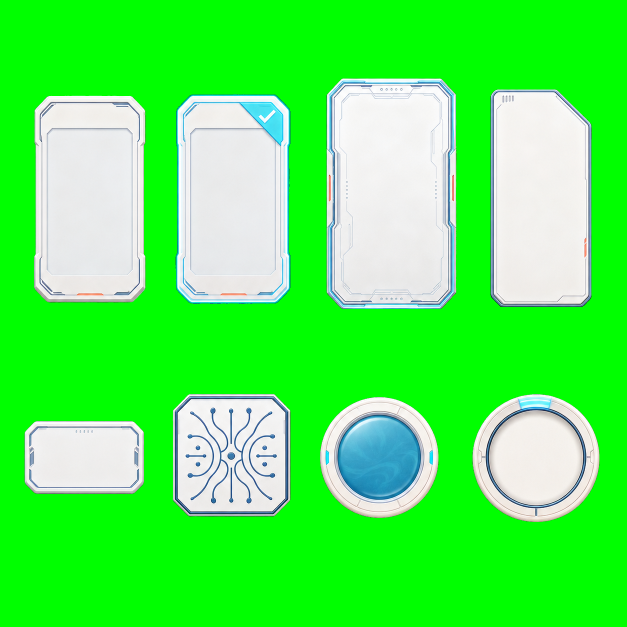
#> input picture artifacts/美术资源需求/UI/UI-005_熟练度与构筑档案/已确认方案/构筑快照/绿幕源.png, 1254 x 1254 px (shown at 1/2 size)
$ python '生成纯几何组件.py'
#> lines starting #> are read from the running program, lines starting #| are printed output that depends on the picture
from pathlib import Path
from PIL import Image, ImageDraw
import math

OUTPUT = Path(__file__).parent
SCALE = 3


def canvas(width, height):
    return Image.new("RGBA", (width * SCALE, height * SCALE), (0, 0, 0, 0))


def save(image, filename):
    image.resize(
        (image.width // SCALE, image.height // SCALE), Image.Resampling.LANCZOS
    ).save(OUTPUT / filename, optimize=False)


def draw_connector():
    image = canvas(512, 256)
#> image: PIL image 1536x768 RGBA; every value is 0
    draw = ImageDraw.Draw(image)
    points = [(256, 210), (110, 60), (220, 48), (350, 50), (425, 92)]
    points = [(x * SCALE, y * SCALE) for x, y in points]
    line = (60, 112, 148, 235)
    glow = (30, 190, 215, 90)
    for point in points[1:]:
        draw.line((points[0], point), fill=glow, width=7 * SCALE)
        draw.line((points[0], point), fill=line, width=2 * SCALE)
    for x, y in points:
        draw.ellipse(
            (x - 7 * SCALE, y - 7 * SCALE, x + 7 * SCALE, y + 7 * SCALE),
            fill=(245, 249, 248, 255),
            outline=line,
            width=2 * SCALE,
        )
    save(image, "构筑快照_构筑连接线.png")
#> in save, `image.resize( (image.width // SCALE, image.height // SCALE), Image.Res..`:
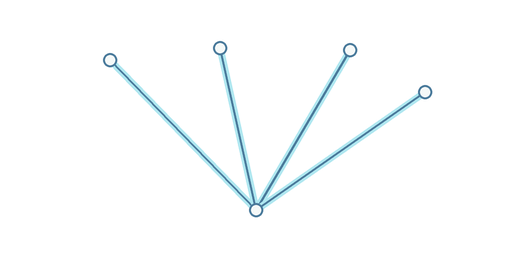
#> saved as 构筑快照_构筑连接线.png: PIL image 512x256 RGBA; mean R, G, B, A 2.8, 10.5, 12.1, 6.5; transparent parts drawn white


def draw_success_marker():
    image = canvas(256, 256)
#> image: PIL image 768x768 RGBA; every value is 0
    draw = ImageDraw.Draw(image)
    draw.ellipse(
        (37 * SCALE, 37 * SCALE, 219 * SCALE, 219 * SCALE),
        fill=(248, 252, 251, 235),
        outline=(44, 163, 182, 255),
        width=8 * SCALE,
    )
    draw.line(
        [(76 * SCALE, 131 * SCALE), (112 * SCALE, 167 * SCALE), (182 * SCALE, 88 * SCALE)],
        fill=(38, 153, 172, 255),
        width=10 * SCALE,
        joint="curve",
    )
    save(image, "构筑快照_时间线成功标记.png")
#> call 2 of save, with filename = '构筑快照_时间线成功标记.png'
#> in save (call 2), `image.resize( (image.width // SCALE, image.height // SCALE), Image.Res..`:
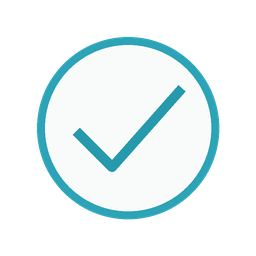
#> saved as 构筑快照_时间线成功标记.png: PIL image 256x256 RGBA; mean R, G, B, A 80.8, 94.2, 96.1, 95.4; transparent parts drawn white


def draw_favorite_star():
    image = canvas(256, 256)
    draw = ImageDraw.Draw(image)
    center_x = center_y = 128 * SCALE
    outer_radius = 88 * SCALE
    inner_radius = 37 * SCALE
    points = []
    for index in range(10):
        radius = outer_radius if index % 2 == 0 else inner_radius
        angle = -math.pi / 2 + index * math.pi / 5
        points.append(
            (
                center_x + int(radius * math.cos(angle)),
                center_y + int(radius * math.sin(angle)),
            )
        )
    draw.polygon(
        points,
        fill=(250, 252, 250, 235),
        outline=(33, 72, 107, 255),
        width=7 * SCALE,
    )
    save(image, "构筑快照_收藏星标.png")
#> call 3 of save, with filename = '构筑快照_收藏星标.png'
#> in save (call 3), `image.resize( (image.width // SCALE, image.height // SCALE), Image.Res..`:
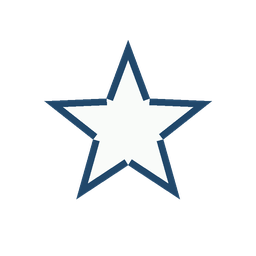
#> saved as 构筑快照_收藏星标.png: PIL image 256x256 RGBA; mean R, G, B, A 24.5, 27.5, 30.1, 35.4; transparent parts drawn white


draw_connector()
draw_success_marker()
draw_favorite_star()


def validate():
    source = Image.open(OUTPUT / "绿幕源.png").convert("RGB")
#> source is the input picture: PIL image 1254x1254 RGB; mean R, G, B 78.5, 244, 82.7
    alpha_sheet = Image.open(OUTPUT / "去绿合并图" / "绿幕源.png").convert("RGBA")
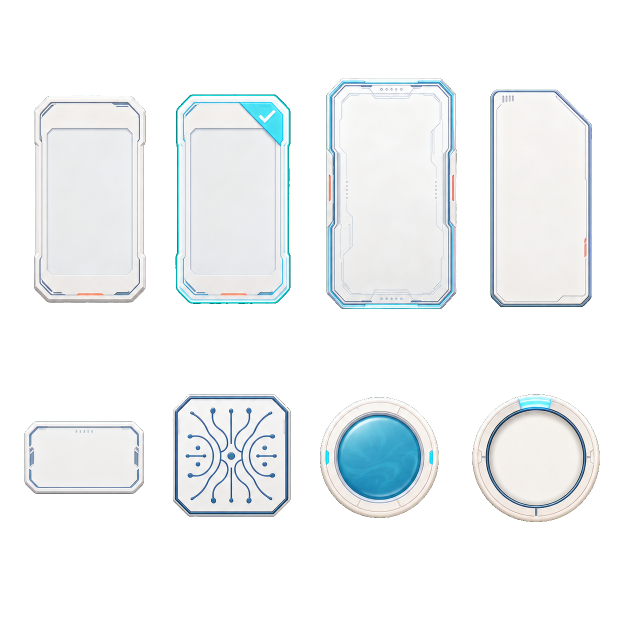
#> input picture artifacts/美术资源需求/UI/UI-005_熟练度与构筑档案/已确认方案/构筑快照/去绿合并图/绿幕源.png, 1254 x 1254 px (shown at 1/2 size)
#> alpha_sheet is the input picture: PIL image 1254x1254 RGBA; mean R, G, B, A 78.5, 244, 82.7, 92.5
    key = (0, 255, 0)
    source_pixels = list(source.getdata())
#> source_pixels = 1572516 items
    alpha_values = [pixel[3] for pixel in alpha_sheet.getdata()]
#> alpha_values = 1572516 items
    print(
        "GREEN_SOURCE",
        source.mode,
        source.size,
        "zero_alpha_nonkey=",
        sum(alpha == 0 and color != key for color, alpha in zip(source_pixels, alpha_values)),
        "key_foreground=",
        sum(color == key and alpha > 0 for color, alpha in zip(source_pixels, alpha_values)),
        "zero_alpha=",
        sum(alpha == 0 for alpha in alpha_values),
    )
#| GREEN_SOURCE RGB (1254, 1254) zero_alpha_nonkey= 93 key_foreground= 0 zero_alpha= 1001442
    filenames = [
        "构筑快照_档案卡_普通.png",
        "构筑快照_档案卡_选中.png",
        "构筑快照_主详情面板.png",
        "构筑快照_战绩侧面板.png",
        "构筑快照_指标瓷砖.png",
        "构筑快照_图案节点.png",
        "构筑快照_颜料色片.png",
        "构筑快照_头像圆环.png",
        "构筑快照_构筑连接线.png",
        "构筑快照_时间线成功标记.png",
        "构筑快照_收藏星标.png",
    ]
    for filename in filenames:
        path = OUTPUT / filename
        image = Image.open(path).convert("RGBA")
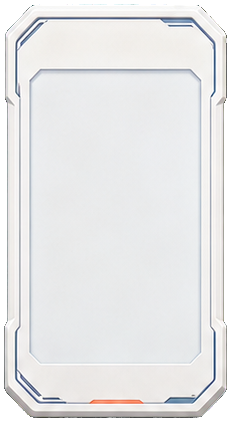
#> input picture artifacts/美术资源需求/UI/UI-005_熟练度与构筑档案/已确认方案/构筑快照/构筑快照_档案卡_普通.png, 231 x 422 px
#> image is the input picture: PIL image 231x422 RGBA; mean R, G, B, A 210.2, 231.9, 210.9, 233.2
        width, height = image.size
#> width = 231; height = 422
        pixels = image.load()
        corners = [
            pixels[0, 0][3],
            pixels[width - 1, 0][3],
            pixels[0, height - 1][3],
            pixels[width - 1, height - 1][3],
        ]
#> corners = [0, 0, 0, 0]
        alphas = [pixel[3] for pixel in image.getdata()]
#> alphas = 97482 items
        transparent = sum(alpha < 40 for alpha in alphas)
#> transparent = 8239
        valid = (
            image.mode == "RGBA"
            and max(corners) == 0
            and transparent > 0
            and path.stat().st_size > 1024
        )
#> valid = True
        print(
            "OK" if valid else "FAIL",
            filename,
            "mode=", image.mode,
            "size=", image.size,
            "bytes=", path.stat().st_size,
            "corners=", corners,
            "transparent=", f"{transparent}/{len(alphas)}",
        )
#| OK 构筑快照_档案卡_普通.png mode= RGBA size= (231, 422) bytes= 99011 corners= [0, 0, 0, 0] transparent= 8239/97482


#> (the run stopped early here; a loop or call above may not have finished)
